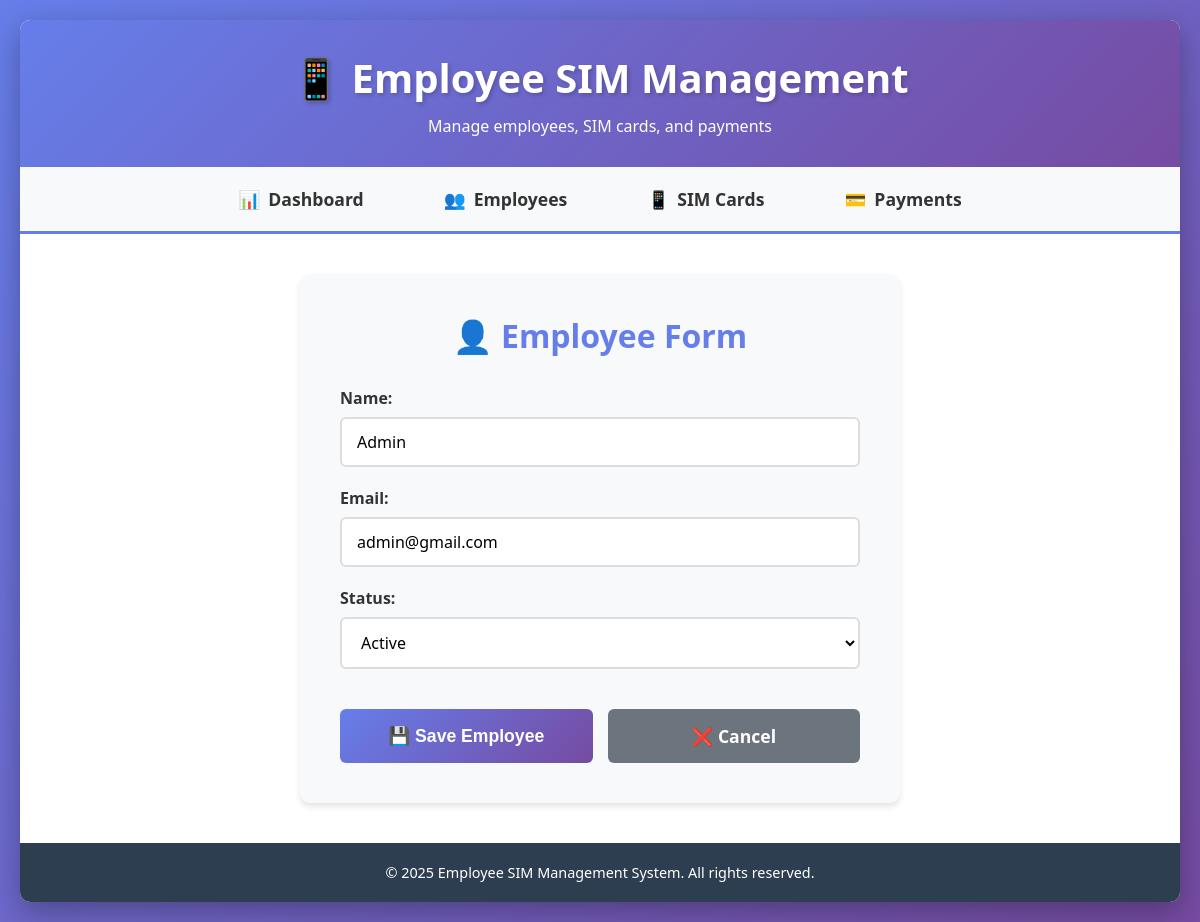
Screenshot of /employees/1/edit/ with the database file from the repository.
### core/models.py (models this page shows, shortened)
class Employee(models.Model):
    STATUS_CHOICES = (('active', 'Active'), ('inactive', 'Inactive'))
    name = models.CharField(max_length=100)
    email = models.EmailField(unique=True)
    status = models.CharField(max_length=10, choices=STATUS_CHOICES, default='active')

### core/views.py (the view)
# urls.py: path("employees/<int:pk>/edit/", views.employee_edit, name="employee_edit"),
def employee_edit(request, pk):
    employee = get_object_or_404(Employee, pk=pk)
    if request.method == "POST":
        form = EmployeeForm(request.POST, instance=employee)
        if form.is_valid():
            form.save()
            return redirect("employee_list")
    else:
        form = EmployeeForm(instance=employee)
    return render(request, "employees/form.html", {"form": form})

### core/forms.py
class EmployeeForm(forms.ModelForm):
    class Meta:
        model = Employee
        fields = ["name", "email", "status"]

### core/templates/employees/form.html (shortened to what this page needs)
{% extends 'base.html' %}
{% block content %}
<div class="form-container">
    <h2>👤 Employee Form</h2>
    <form method="post" class="employee-form">
        {{ form.as_p }}
        <div class="btn-container">
            <button type="submit" class="btn btn-primary">💾 Save Employee</button>
            <a href="{% url 'employee_list' %}" class="btn btn-secondary">❌ Cancel</a>
        </div>
    </form>
</div>
{% endblock %}

### core/templates/base.html (style rules this page uses)
* { margin: 0; padding: 0; box-sizing: border-box; }
body { font-family: 'Segoe UI', Tahoma, Geneva, Verdana, sans-serif; background: linear-gradient(135deg, #667eea 0%, #764ba2 100%); min-height: 100vh; padding: 20px; }

### core/templates/employees/form.html (style rules this page uses)
.form-container { max-width: 600px; margin: 0 auto; background: #f8f9fa; padding: 40px; border-radius: 10px; box-shadow: 0 4px 6px rgba(0, 0, 0, 0.1); }
.form-container h2 { color: #667eea; margin-bottom: 30px; text-align: center; font-size: 2em; }
.employee-form { display: flex; flex-direction: column; gap: 20px; }
.employee-form p { display: flex; flex-direction: column; gap: 8px; }
.employee-form label { font-weight: 600; color: #333; font-size: 1em; }
.employee-form input, .employee-form select, .employee-form textarea { padding: 12px 15px; border: 2px solid #ddd; border-radius: 6px; font-size: 1em; font-family: inherit; transition: all 0.3s ease; background: white; }
.btn-container { display: flex; gap: 15px; margin-top: 20px; }
.btn { flex: 1; padding: 15px 30px; border: none; border-radius: 6px; font-size: 1.1em; font-weight: 600; cursor: pointer; transition: all 0.3s ease; text-decoration: none; text-align: center; display: inline-block; }
.btn-primary { background: linear-gradient(135deg, #667eea 0%, #764ba2 100%); color: white; }
.btn-secondary { background: #6c757d; color: white; }

### rows the page displays
Employee: name "Admin", email "admin@gmail.com", status "Active"
